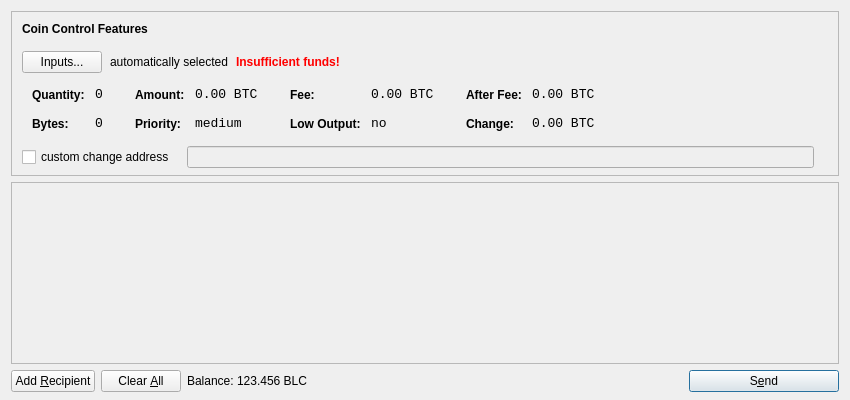
<?xml version="1.0" encoding="UTF-8"?>
<ui version="4.0">
 <class>SendCoinsDialog</class>
 <widget class="QDialog" name="SendCoinsDialog">
  <property name="geometry">
   <rect>
    <x>0</x>
    <y>0</y>
    <width>850</width>
    <height>400</height>
   </rect>
  </property>
  <property name="windowTitle">
   <string>Send Coins</string>
  </property>
  <layout class="QVBoxLayout" name="verticalLayout" stretch="0,1,0">
   <property name="bottomMargin">
    <number>8</number>
   </property>
   <item>
    <widget class="QFrame" name="frameCoinControl">
     <property name="sizePolicy">
      <sizepolicy hsizetype="Expanding" vsizetype="Expanding">
       <horstretch>0</horstretch>
       <verstretch>0</verstretch>
      </sizepolicy>
     </property>
     <property name="maximumSize">
      <size>
       <width>16777215</width>
       <height>16777215</height>
      </size>
     </property>
     <property name="frameShape">
      <enum>QFrame::StyledPanel</enum>
     </property>
     <property name="frameShadow">
      <enum>QFrame::Sunken</enum>
     </property>
     <layout class="QVBoxLayout" name="verticalLayoutCoinControl2">
      <property name="spacing">
       <number>-1</number>
      </property>
      <property name="leftMargin">
       <number>0</number>
      </property>
      <property name="topMargin">
       <number>0</number>
      </property>
      <property name="rightMargin">
       <number>0</number>
      </property>
      <property name="bottomMargin">
       <number>6</number>
      </property>
      <item>
       <layout class="QVBoxLayout" name="verticalLayoutCoinControl" stretch="0,0,0,0,1">
        <property name="spacing">
         <number>0</number>
        </property>
        <property name="leftMargin">
         <number>10</number>
        </property>
        <property name="topMargin">
         <number>10</number>
        </property>
        <item>
         <layout class="QHBoxLayout" name="horizontalLayoutCoinControl1">
          <property name="bottomMargin">
           <number>15</number>
          </property>
          <item>
           <widget class="QLabel" name="labelCoinControlFeatures">
            <property name="sizePolicy">
             <sizepolicy hsizetype="Preferred" vsizetype="Maximum">
              <horstretch>0</horstretch>
              <verstretch>0</verstretch>
             </sizepolicy>
            </property>
            <property name="font">
             <font>
              <weight>75</weight>
              <bold>true</bold>
             </font>
            </property>
            <property name="styleSheet">
             <string notr="true">font-weight:bold;</string>
            </property>
            <property name="text">
             <string>Coin Control Features</string>
            </property>
           </widget>
          </item>
         </layout>
        </item>
        <item>
         <layout class="QHBoxLayout" name="horizontalLayoutCoinControl2" stretch="0,0,0,0">
          <property name="spacing">
           <number>8</number>
          </property>
          <property name="bottomMargin">
           <number>10</number>
          </property>
          <item>
           <widget class="QPushButton" name="pushButtonCoinControl">
            <property name="styleSheet">
             <string notr="true"/>
            </property>
            <property name="text">
             <string>Inputs...</string>
            </property>
           </widget>
          </item>
          <item>
           <widget class="QLabel" name="labelCoinControlAutomaticallySelected">
            <property name="text">
             <string>automatically selected</string>
            </property>
            <property name="margin">
             <number>5</number>
            </property>
           </widget>
          </item>
          <item>
           <widget class="QLabel" name="labelCoinControlInsuffFunds">
            <property name="font">
             <font>
              <weight>75</weight>
              <bold>true</bold>
             </font>
            </property>
            <property name="styleSheet">
             <string notr="true">color:red;font-weight:bold;</string>
            </property>
            <property name="text">
             <string>Insufficient funds!</string>
            </property>
            <property name="margin">
             <number>5</number>
            </property>
           </widget>
          </item>
          <item>
           <spacer name="horizontalSpacerCoinControl">
            <property name="orientation">
             <enum>Qt::Horizontal</enum>
            </property>
            <property name="sizeHint" stdset="0">
             <size>
              <width>40</width>
              <height>1</height>
             </size>
            </property>
           </spacer>
          </item>
         </layout>
        </item>
        <item>
         <widget class="QWidget" name="widgetCoinControl" native="true">
          <property name="sizePolicy">
           <sizepolicy hsizetype="Preferred" vsizetype="Preferred">
            <horstretch>0</horstretch>
            <verstretch>0</verstretch>
           </sizepolicy>
          </property>
          <property name="minimumSize">
           <size>
            <width>0</width>
            <height>0</height>
           </size>
          </property>
          <property name="styleSheet">
           <string notr="true"/>
          </property>
          <layout class="QHBoxLayout" name="horizontalLayoutCoinControl5">
           <property name="margin">
            <number>0</number>
           </property>
           <item>
            <layout class="QHBoxLayout" name="horizontalLayoutCoinControl3" stretch="0,0,0,1">
             <property name="spacing">
              <number>20</number>
             </property>
             <property name="topMargin">
              <number>0</number>
             </property>
             <property name="bottomMargin">
              <number>10</number>
             </property>
             <item>
              <layout class="QFormLayout" name="formLayoutCoinControl1">
               <property name="horizontalSpacing">
                <number>10</number>
               </property>
               <property name="verticalSpacing">
                <number>14</number>
               </property>
               <property name="leftMargin">
                <number>10</number>
               </property>
               <property name="topMargin">
                <number>4</number>
               </property>
               <property name="rightMargin">
                <number>6</number>
               </property>
               <item row="0" column="0">
                <widget class="QLabel" name="labelCoinControlQuantityText">
                 <property name="styleSheet">
                  <string notr="true">font-weight:bold;</string>
                 </property>
                 <property name="text">
                  <string>Quantity:</string>
                 </property>
                 <property name="margin">
                  <number>0</number>
                 </property>
                </widget>
               </item>
               <item row="0" column="1">
                <widget class="QLabel" name="labelCoinControlQuantity">
                 <property name="font">
                  <font>
                   <family>Monospace</family>
                   <pointsize>10</pointsize>
                  </font>
                 </property>
                 <property name="cursor">
                  <cursorShape>IBeamCursor</cursorShape>
                 </property>
                 <property name="contextMenuPolicy">
                  <enum>Qt::ActionsContextMenu</enum>
                 </property>
                 <property name="text">
                  <string notr="true">0</string>
                 </property>
                 <property name="margin">
                  <number>0</number>
                 </property>
                 <property name="textInteractionFlags">
                  <set>Qt::LinksAccessibleByMouse|Qt::TextSelectableByKeyboard|Qt::TextSelectableByMouse</set>
                 </property>
                </widget>
               </item>
               <item row="1" column="0">
                <widget class="QLabel" name="labelCoinControlBytesText">
                 <property name="styleSheet">
                  <string notr="true">font-weight:bold;</string>
                 </property>
                 <property name="text">
                  <string>Bytes:</string>
                 </property>
                </widget>
               </item>
               <item row="1" column="1">
                <widget class="QLabel" name="labelCoinControlBytes">
                 <property name="font">
                  <font>
                   <family>Monospace</family>
                   <pointsize>10</pointsize>
                  </font>
                 </property>
                 <property name="cursor">
                  <cursorShape>IBeamCursor</cursorShape>
                 </property>
                 <property name="contextMenuPolicy">
                  <enum>Qt::ActionsContextMenu</enum>
                 </property>
                 <property name="text">
                  <string notr="true">0</string>
                 </property>
                 <property name="textInteractionFlags">
                  <set>Qt::LinksAccessibleByMouse|Qt::TextSelectableByKeyboard|Qt::TextSelectableByMouse</set>
                 </property>
                </widget>
               </item>
              </layout>
             </item>
             <item>
              <layout class="QFormLayout" name="formLayoutCoinControl2">
               <property name="horizontalSpacing">
                <number>10</number>
               </property>
               <property name="verticalSpacing">
                <number>14</number>
               </property>
               <property name="leftMargin">
                <number>6</number>
               </property>
               <property name="topMargin">
                <number>4</number>
               </property>
               <property name="rightMargin">
                <number>6</number>
               </property>
               <item row="0" column="0">
                <widget class="QLabel" name="labelCoinControlAmountText">
                 <property name="styleSheet">
                  <string notr="true">font-weight:bold;</string>
                 </property>
                 <property name="text">
                  <string>Amount:</string>
                 </property>
                 <property name="margin">
                  <number>0</number>
                 </property>
                </widget>
               </item>
               <item row="0" column="1">
                <widget class="QLabel" name="labelCoinControlAmount">
                 <property name="font">
                  <font>
                   <family>Monospace</family>
                   <pointsize>10</pointsize>
                  </font>
                 </property>
                 <property name="cursor">
                  <cursorShape>IBeamCursor</cursorShape>
                 </property>
                 <property name="contextMenuPolicy">
                  <enum>Qt::ActionsContextMenu</enum>
                 </property>
                 <property name="text">
                  <string notr="true">0.00 BTC</string>
                 </property>
                 <property name="textInteractionFlags">
                  <set>Qt::LinksAccessibleByMouse|Qt::TextSelectableByKeyboard|Qt::TextSelectableByMouse</set>
                 </property>
                </widget>
               </item>
               <item row="1" column="0">
                <widget class="QLabel" name="labelCoinControlPriorityText">
                 <property name="styleSheet">
                  <string notr="true">font-weight:bold;</string>
                 </property>
                 <property name="text">
                  <string>Priority:</string>
                 </property>
                </widget>
               </item>
               <item row="1" column="1">
                <widget class="QLabel" name="labelCoinControlPriority">
                 <property name="font">
                  <font>
                   <family>Monospace</family>
                   <pointsize>10</pointsize>
                  </font>
                 </property>
                 <property name="cursor">
                  <cursorShape>IBeamCursor</cursorShape>
                 </property>
                 <property name="contextMenuPolicy">
                  <enum>Qt::ActionsContextMenu</enum>
                 </property>
                 <property name="text">
                  <string>medium</string>
                 </property>
                 <property name="textInteractionFlags">
                  <set>Qt::LinksAccessibleByMouse|Qt::TextSelectableByKeyboard|Qt::TextSelectableByMouse</set>
                 </property>
                </widget>
               </item>
              </layout>
             </item>
             <item>
              <layout class="QFormLayout" name="formLayoutCoinControl3">
               <property name="horizontalSpacing">
                <number>10</number>
               </property>
               <property name="verticalSpacing">
                <number>14</number>
               </property>
               <property name="leftMargin">
                <number>6</number>
               </property>
               <property name="topMargin">
                <number>4</number>
               </property>
               <property name="rightMargin">
                <number>6</number>
               </property>
               <item row="0" column="0">
                <widget class="QLabel" name="labelCoinControlFeeText">
                 <property name="styleSheet">
                  <string notr="true">font-weight:bold;</string>
                 </property>
                 <property name="text">
                  <string>Fee:</string>
                 </property>
                 <property name="margin">
                  <number>0</number>
                 </property>
                </widget>
               </item>
               <item row="0" column="1">
                <widget class="QLabel" name="labelCoinControlFee">
                 <property name="font">
                  <font>
                   <family>Monospace</family>
                   <pointsize>10</pointsize>
                  </font>
                 </property>
                 <property name="cursor">
                  <cursorShape>IBeamCursor</cursorShape>
                 </property>
                 <property name="contextMenuPolicy">
                  <enum>Qt::ActionsContextMenu</enum>
                 </property>
                 <property name="text">
                  <string notr="true">0.00 BTC</string>
                 </property>
                 <property name="textInteractionFlags">
                  <set>Qt::LinksAccessibleByMouse|Qt::TextSelectableByKeyboard|Qt::TextSelectableByMouse</set>
                 </property>
                </widget>
               </item>
               <item row="1" column="0">
                <widget class="QLabel" name="labelCoinControlLowOutputText">
                 <property name="styleSheet">
                  <string notr="true">font-weight:bold;</string>
                 </property>
                 <property name="text">
                  <string>Low Output:</string>
                 </property>
                </widget>
               </item>
               <item row="1" column="1">
                <widget class="QLabel" name="labelCoinControlLowOutput">
                 <property name="font">
                  <font>
                   <family>Monospace</family>
                   <pointsize>10</pointsize>
                  </font>
                 </property>
                 <property name="cursor">
                  <cursorShape>IBeamCursor</cursorShape>
                 </property>
                 <property name="contextMenuPolicy">
                  <enum>Qt::ActionsContextMenu</enum>
                 </property>
                 <property name="text">
                  <string>no</string>
                 </property>
                 <property name="textInteractionFlags">
                  <set>Qt::LinksAccessibleByMouse|Qt::TextSelectableByKeyboard|Qt::TextSelectableByMouse</set>
                 </property>
                </widget>
               </item>
              </layout>
             </item>
             <item>
              <layout class="QFormLayout" name="formLayoutCoinControl4">
               <property name="horizontalSpacing">
                <number>10</number>
               </property>
               <property name="verticalSpacing">
                <number>14</number>
               </property>
               <property name="leftMargin">
                <number>6</number>
               </property>
               <property name="topMargin">
                <number>4</number>
               </property>
               <property name="rightMargin">
                <number>6</number>
               </property>
               <item row="0" column="0">
                <widget class="QLabel" name="labelCoinControlAfterFeeText">
                 <property name="styleSheet">
                  <string notr="true">font-weight:bold;</string>
                 </property>
                 <property name="text">
                  <string>After Fee:</string>
                 </property>
                 <property name="margin">
                  <number>0</number>
                 </property>
                </widget>
               </item>
               <item row="0" column="1">
                <widget class="QLabel" name="labelCoinControlAfterFee">
                 <property name="font">
                  <font>
                   <family>Monospace</family>
                   <pointsize>10</pointsize>
                  </font>
                 </property>
                 <property name="cursor">
                  <cursorShape>IBeamCursor</cursorShape>
                 </property>
                 <property name="contextMenuPolicy">
                  <enum>Qt::ActionsContextMenu</enum>
                 </property>
                 <property name="text">
                  <string notr="true">0.00 BTC</string>
                 </property>
                 <property name="textInteractionFlags">
                  <set>Qt::LinksAccessibleByMouse|Qt::TextSelectableByKeyboard|Qt::TextSelectableByMouse</set>
                 </property>
                </widget>
               </item>
               <item row="1" column="0">
                <widget class="QLabel" name="labelCoinControlChangeText">
                 <property name="styleSheet">
                  <string notr="true">font-weight:bold;</string>
                 </property>
                 <property name="text">
                  <string>Change:</string>
                 </property>
                </widget>
               </item>
               <item row="1" column="1">
                <widget class="QLabel" name="labelCoinControlChange">
                 <property name="font">
                  <font>
                   <family>Monospace</family>
                   <pointsize>10</pointsize>
                  </font>
                 </property>
                 <property name="cursor">
                  <cursorShape>IBeamCursor</cursorShape>
                 </property>
                 <property name="contextMenuPolicy">
                  <enum>Qt::ActionsContextMenu</enum>
                 </property>
                 <property name="text">
                  <string notr="true">0.00 BTC</string>
                 </property>
                 <property name="textInteractionFlags">
                  <set>Qt::LinksAccessibleByMouse|Qt::TextSelectableByKeyboard|Qt::TextSelectableByMouse</set>
                 </property>
                </widget>
               </item>
              </layout>
             </item>
            </layout>
           </item>
          </layout>
         </widget>
        </item>
        <item>
         <layout class="QHBoxLayout" name="horizontalLayoutCoinControl4" stretch="0,0,0">
          <property name="spacing">
           <number>12</number>
          </property>
          <property name="sizeConstraint">
           <enum>QLayout::SetDefaultConstraint</enum>
          </property>
          <property name="topMargin">
           <number>5</number>
          </property>
          <property name="rightMargin">
           <number>5</number>
          </property>
          <item>
           <widget class="QCheckBox" name="checkBoxCoinControlChange">
            <property name="text">
             <string>custom change address</string>
            </property>
           </widget>
          </item>
          <item>
           <widget class="QLineEdit" name="lineEditCoinControlChange">
            <property name="enabled">
             <bool>false</bool>
            </property>
            <property name="sizePolicy">
             <sizepolicy hsizetype="Expanding" vsizetype="Fixed">
              <horstretch>0</horstretch>
              <verstretch>0</verstretch>
             </sizepolicy>
            </property>
           </widget>
          </item>
          <item>
           <widget class="QLabel" name="labelCoinControlChangeLabel">
            <property name="sizePolicy">
             <sizepolicy hsizetype="Preferred" vsizetype="Expanding">
              <horstretch>0</horstretch>
              <verstretch>0</verstretch>
             </sizepolicy>
            </property>
            <property name="minimumSize">
             <size>
              <width>0</width>
              <height>0</height>
             </size>
            </property>
            <property name="text">
             <string/>
            </property>
            <property name="margin">
             <number>3</number>
            </property>
           </widget>
          </item>
         </layout>
        </item>
        <item>
         <spacer name="verticalSpacerCoinControl">
          <property name="orientation">
           <enum>Qt::Vertical</enum>
          </property>
          <property name="sizeHint" stdset="0">
           <size>
            <width>800</width>
            <height>1</height>
           </size>
          </property>
         </spacer>
        </item>
       </layout>
      </item>
     </layout>
    </widget>
   </item>
   <item>
    <widget class="QScrollArea" name="scrollArea">
     <property name="widgetResizable">
      <bool>true</bool>
     </property>
     <widget class="QWidget" name="scrollAreaWidgetContents">
      <property name="geometry">
       <rect>
        <x>0</x>
        <y>0</y>
        <width>830</width>
        <height>165</height>
       </rect>
      </property>
      <layout class="QVBoxLayout" name="verticalLayout_2">
       <property name="margin">
        <number>0</number>
       </property>
       <item>
        <layout class="QVBoxLayout" name="entries">
         <property name="spacing">
          <number>6</number>
         </property>
        </layout>
       </item>
       <item>
        <spacer name="verticalSpacer">
         <property name="orientation">
          <enum>Qt::Vertical</enum>
         </property>
         <property name="sizeHint" stdset="0">
          <size>
           <width>20</width>
           <height>40</height>
          </size>
         </property>
        </spacer>
       </item>
      </layout>
     </widget>
    </widget>
   </item>
   <item>
    <layout class="QHBoxLayout" name="horizontalLayout">
     <item>
      <widget class="QPushButton" name="addButton">
       <property name="toolTip">
        <string>Send to multiple recipients at once</string>
       </property>
       <property name="text">
        <string>Add &amp;Recipient</string>
       </property>
       <property name="icon">
        <iconset resource="../bitcoin.qrc">
         <normaloff>:/icons/add</normaloff>:/icons/add</iconset>
       </property>
       <property name="autoDefault">
        <bool>false</bool>
       </property>
      </widget>
     </item>
     <item>
      <widget class="QPushButton" name="clearButton">
       <property name="sizePolicy">
        <sizepolicy hsizetype="Minimum" vsizetype="Fixed">
         <horstretch>0</horstretch>
         <verstretch>0</verstretch>
        </sizepolicy>
       </property>
       <property name="toolTip">
        <string>Remove all transaction fields</string>
       </property>
       <property name="text">
        <string>Clear &amp;All</string>
       </property>
       <property name="icon">
        <iconset resource="../bitcoin.qrc">
         <normaloff>:/icons/remove</normaloff>:/icons/remove</iconset>
       </property>
       <property name="autoRepeatDelay">
        <number>300</number>
       </property>
       <property name="autoDefault">
        <bool>false</bool>
       </property>
      </widget>
     </item>
     <item>
      <layout class="QHBoxLayout" name="horizontalLayout_2">
       <property name="spacing">
        <number>3</number>
       </property>
       <item>
        <widget class="QLabel" name="label">
         <property name="text">
          <string>Balance:</string>
         </property>
        </widget>
       </item>
       <item>
        <widget class="QLabel" name="labelBalance">
         <property name="cursor">
          <cursorShape>IBeamCursor</cursorShape>
         </property>
         <property name="text">
          <string>123.456 BLC</string>
         </property>
         <property name="textInteractionFlags">
          <set>Qt::LinksAccessibleByMouse|Qt::TextSelectableByKeyboard|Qt::TextSelectableByMouse</set>
         </property>
        </widget>
       </item>
      </layout>
     </item>
     <item>
      <spacer name="horizontalSpacer">
       <property name="orientation">
        <enum>Qt::Horizontal</enum>
       </property>
       <property name="sizeHint" stdset="0">
        <size>
         <width>40</width>
         <height>20</height>
        </size>
       </property>
      </spacer>
     </item>
     <item>
      <widget class="QPushButton" name="sendButton">
       <property name="minimumSize">
        <size>
         <width>150</width>
         <height>0</height>
        </size>
       </property>
       <property name="toolTip">
        <string>Confirm the send action</string>
       </property>
       <property name="text">
        <string>S&amp;end</string>
       </property>
       <property name="icon">
        <iconset resource="../bitcoin.qrc">
         <normaloff>:/icons/send</normaloff>:/icons/send</iconset>
       </property>
       <property name="default">
        <bool>true</bool>
       </property>
      </widget>
     </item>
    </layout>
   </item>
  </layout>
 </widget>
 <resources>
  <include location="../bitcoin.qrc"/>
 </resources>
 <connections/>
</ui>
